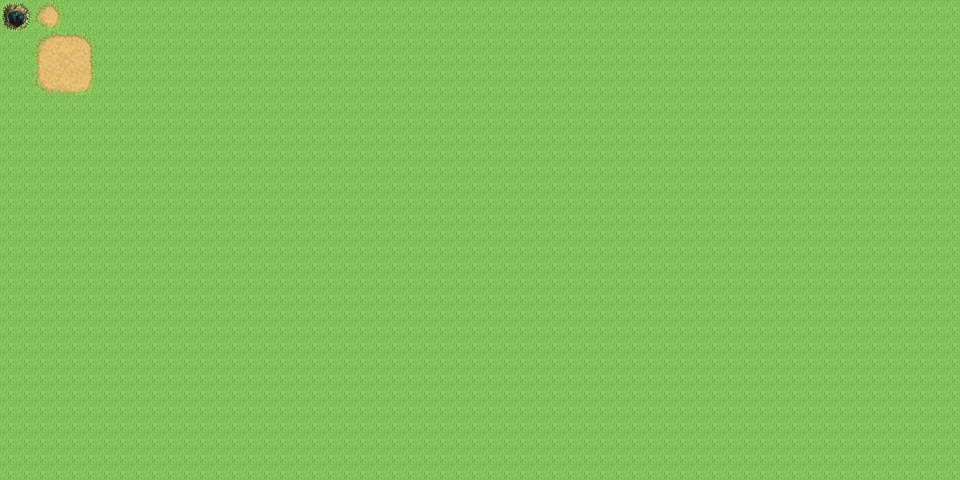

Tiled map render using the project's own tile images. Description and the map definition, with tile-layer contents summarised, below:
An orthogonal 60x30 tile map with 16x16 px tiles, 2 tile layers (Ground, Test), 2 tilesets and 5 objects.

<map version="1.0" orientation="orthogonal" renderorder="right-down" width="60" height="30" tilewidth="16" tileheight="16" nextobjectid="1">
 <tileset firstgid="1" name="Outside_A1" tilewidth="16" tileheight="16" tilecount="768" columns="32">
  <image source="Tilesets/Outside_A1.png" width="512" height="384" />
  <tile id="0">
   <objectgroup draworder="index">
    <object id="0" x="3.84375" y="4.53125" width="12.25" height="11.5312" />
   </objectgroup>
   <animation>
    <frame tileid="0" duration="250" />
    <frame tileid="4" duration="250" />
    <frame tileid="8" duration="250" />
   </animation>
  </tile>
  <tile id="1">
   <objectgroup draworder="index">
    <object id="0" x="-0.59375" y="4.65625" width="13.375" height="11.6875" />
   </objectgroup>
   <animation>
    <frame tileid="1" duration="250" />
    <frame tileid="5" duration="250" />
    <frame tileid="9" duration="250" />
   </animation>
  </tile>
  <tile id="32">
   <objectgroup draworder="index">
    <object id="0" x="4.1875" y="-0.5625" width="12.3125" height="12.375" />
   </objectgroup>
   <animation>
    <frame tileid="32" duration="250" />
    <frame tileid="36" duration="250" />
    <frame tileid="40" duration="250" />
   </animation>
  </tile>
  <tile id="33">
   <objectgroup draworder="index">
    <object id="0" x="-0.25" y="-0.21875" width="11.8125" height="12.875" />
   </objectgroup>
   <animation>
    <frame tileid="33" duration="250" />
    <frame tileid="37" duration="250" />
    <frame tileid="41" duration="250" />
   </animation>
  </tile>
 </tileset>
 <tileset firstgid="769" name="Outside_A2" tilewidth="16" tileheight="16" tilecount="768" columns="32">
  <image source="Tilesets/Outside_A2.png" width="512" height="384" />
  <tile id="4">
   <objectgroup draworder="index">
    <object id="0" x="5.6875" y="5.15625" width="10.625" height="11.3125" />
   </objectgroup>
  </tile>
 </tileset>
 <layer name="Ground" width="60" height="30">
  <data>[1800 cells, 1800 non-empty, 9 distinct tile ids]</data>
 </layer>
 <layer name="Test" width="60" height="30">
  <data>[1800 cells, 16 non-empty, 16 distinct tile ids]</data>
 </layer>
</map>
